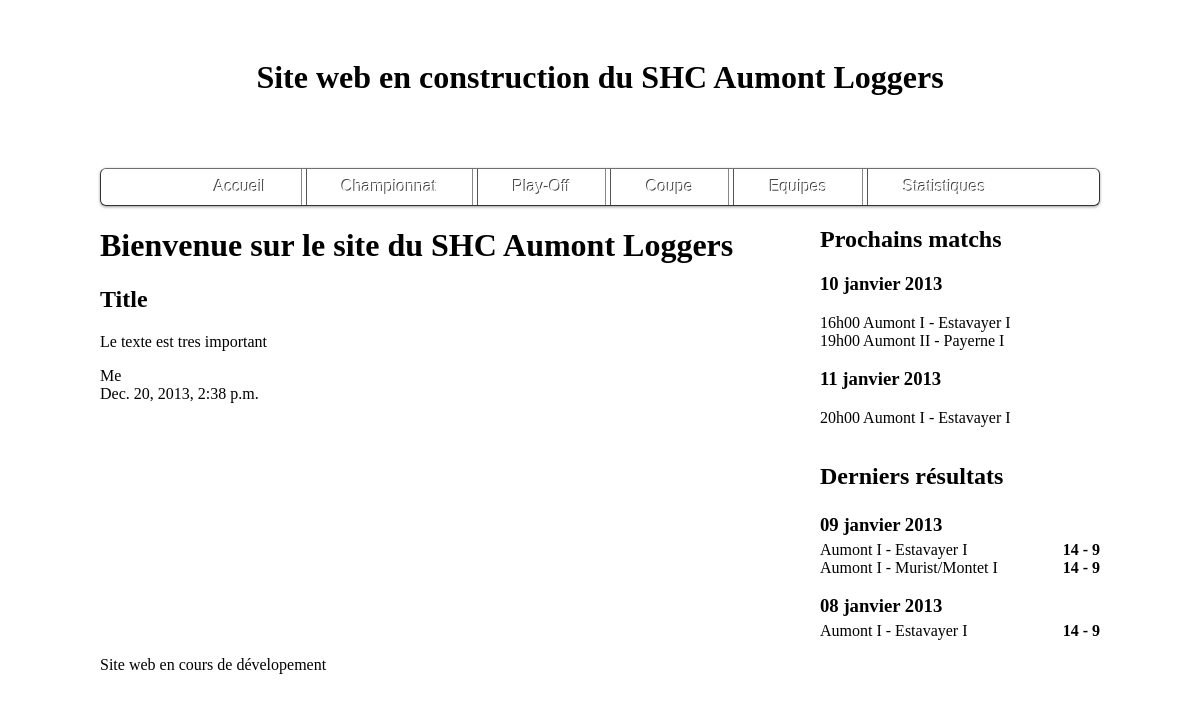
/, run on an earlier commit of the app's database.
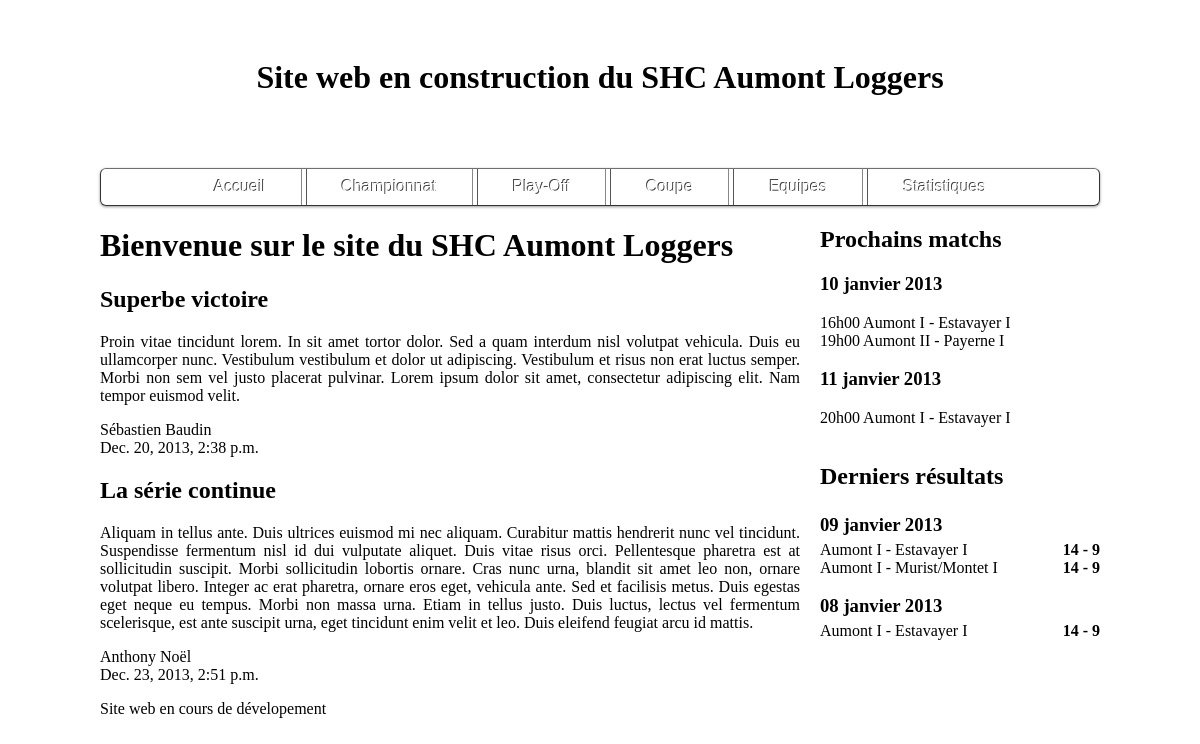
And on a later commit of the database.
### news/models.py (models this page shows, shortened)
class News(models.Model):
    author = models.CharField(max_length=80)
    pub_date = models.DateTimeField(auto_now_add=True, auto_now=False, verbose_name='date published')
    title = models.CharField(max_length=100)
    text = models.TextField()

### news/views.py (the view)
# urls.py: url(r'^$', views.home, name='index')
def home(request):
    articles = News.objects.all()
    return render(request, 'news/index.html', {'articles':articles})

### templates/news/index.html
{% extends "base.html" %}
{% block content_page %}
<h1>Bienvenue sur le site du SHC Aumont Loggers</h1>
<section>
{% for article in articles %}
    <article>
        <h2>{{ article.title }}</h2>
        <p>{{ article.text }}</p>
        <aside>{{ article.author }}<br />{{ article.pub_date }}</aside>
    </article>
{% empty %}
    <p>Aucune news</p>
{% endfor %}
</section>
{% endblock %}

What changed in the data, as far as the page shows it:
changed News: title "Title" → "Superbe victoire"; text "Le texte est tres important" → "Proin vitae tincidunt lorem. In sit amet tortor dolor. Sed a quam interdum nisl volutpat vehicula. Duis eu ullamcorper nunc. Vestibulum vestibulum et dolor ut adipiscing. Vestibulum et risus non erat luctus semper. Morbi non sem vel justo placerat pulvinar. Lorem ipsum dolor sit amet, consectetur adipiscing elit. Nam tempor euismod velit."; author "Me" → "Sébastien Baudin"
added News: title "La série continue", text "Aliquam in tellus ante. Duis ultrices euismod mi nec aliquam. Curabitur mattis hendrerit nunc vel tincidunt. Suspendisse fermentum nisl id dui vulputate aliquet. Duis vitae risus orci. Pellentesque pharetra est at sollicitudin suscipit. Morbi sollicitudin lobortis ornare. Cras nunc urna, blandit sit amet leo non, ornare volutpat libero. Integer ac erat pharetra, ornare eros eget, vehicula ante. Sed et facilisis metus. Duis egestas eget neque eu tempus. Morbi non massa urna. Etiam in tellus justo. Duis luctus, lectus vel fermentum scelerisque, est ante suscipit urna, eget tincidunt enim velit et leo. Duis eleifend feugiat arcu id mattis.", author "Anthony Noël", pub_date "Dec. 23, 2013, 2:51 p.m."
